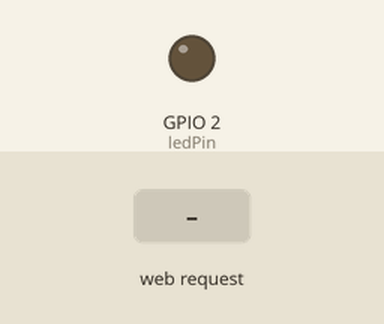
This sketch was run on a simulated ESP32. On the bench: output pins drawn as LEDs (lit = HIGH). The inputs (shaded band) are chosen by the test bench. What the sketch prints to the serial monitor is not drawn.

Above: at 1.2 s.
1.3 s: HTTP request GET /set?bright=1 received
At 1.9 s:
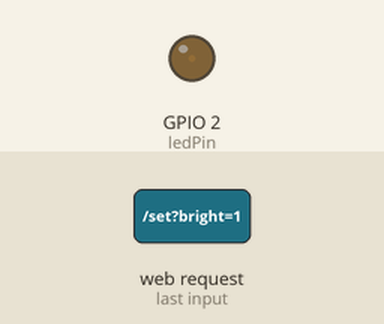
2.8 s: HTTP request GET /set?bright=120 received
At 4.2 s:
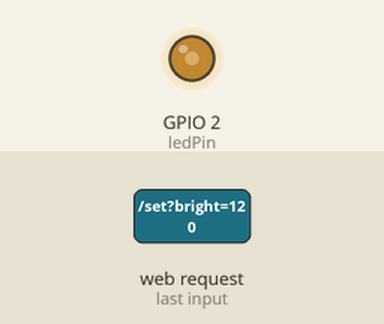
Timing chart, 0 to 5.8 s (numbered marks = the images above; inputs shaded):
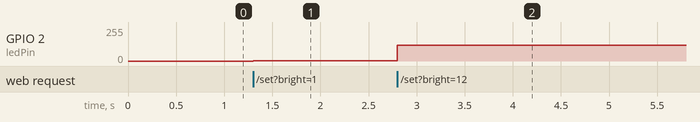

Measured:
- after the input at 1.3 s, GPIO 2 (ledPin): 0/255 → 1/255 at once
- after the input at 2.8 s, GPIO 2 (ledPin): 1/255 → 120/255 at once

The sketch:

ex07.ino
```cpp
#include <WiFi.h>
#include <WebServer.h>

const char* ap_ssid     = "ESP32-lyy";
const char* ap_password = "2024117050";
const int ledPin     = 2;
const int freq       = 5000;
const int resolution = 8;

WebServer server(80);

String makePage() {
  String html = R"HTML(
<!DOCTYPE html>
<html lang="zh-CN">
<head>
  <meta charset="UTF-8">
  <meta name="viewport" content="width=device-width, initial-scale=1.0">
  <title>PWM 亮度调节</title>
  <style>
    body{font-family:Arial; text-align:center; margin-top:50px;}
    input[type="range"]{width:300px; margin:20px 0;}
  </style>
</head>
<body>
  <h1>LED 亮度调节</h1>
  <input type="range" min="0" max="255" value="0" id="slider">
  <p>当前亮度：<span id="val">0</span></p >

<script>
const slider = document.getElementById('slider');
const val    = document.getElementById('val');

slider.addEventListener('input', function(){
  let v = this.value;
  val.textContent = v;
  fetch('/set?bright=' + v);
});
</script>
</body>
</html>
)HTML";
  return html;
}

void handleRoot() {
  server.send(200, "text/html; charset=UTF-8", makePage());
}

void handleSet() {
  if (server.hasArg("bright")) {
    int bright = server.arg("bright").toInt();
    bright = constrain(bright, 0, 255);
    ledcWrite(ledPin, bright);
  }
  server.send(204);
}

void setup() {
  Serial.begin(115200);
  Serial.println("\n=== ESP32 AP模式启动 ===");

  // PWM初始化
  ledcAttach(ledPin, freq, resolution);
  ledcWrite(ledPin, 0);
  Serial.println(" PWM 初始化完成");

  // 开启ESP32热点
  WiFi.softAP(ap_ssid, ap_password);
  IPAddress apIP = WiFi.softAPIP();
  Serial.println(" 热点已开启");
  Serial.print(" 热点名称: ");
  Serial.println(ap_ssid);
  Serial.print(" 访问地址: /");
  Serial.println(apIP);

  // 注册路由
  server.on("/", handleRoot);
  server.on("/set", handleSet);
  server.begin();
  Serial.println("服务器已启动");
}

void loop() {
  server.handleClient();
}
```
